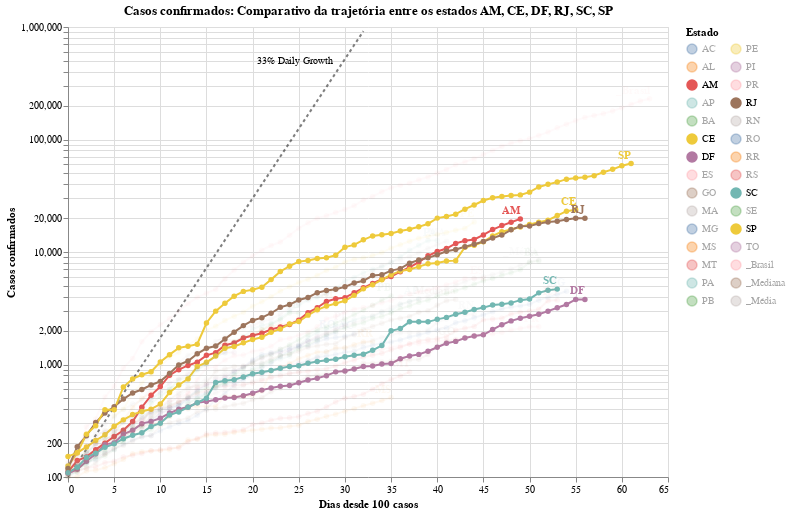

Notebook cell for this chart:
### Code cell
#hide_input
preselected_items = ['AM','CE','DF','RJ','SC','SP']
max_date = dff2[DATE_COLUMN].max()
color_domain = list(dff2[STATE_COLUMN].unique())
y_domain_max = pow(10, math.ceil(math.log10(dff[CONFIRMED_CASES].max())))
ref_max_day = math.ceil(math.log(y_domain_max / SINCE_CASES_NUM, 1.33))

def make_since_chart(highlight_items=[], preselected_items=preselected_items):
    selection = alt.selection_multi(fields=[STATE_COLUMN], bind='legend', 
                                    init=[{STATE_COLUMN: x} for x in highlight_items + preselected_items])

    base = alt.Chart(dff2, width=CHART_WIDTH, height=CHART_HEIGHT).encode(
        x=DAYS_SINCE_100_CASES+':Q',
        y=alt.Y(CONFIRMED_CASES+':Q', scale=alt.Scale(type='log')),
        color=alt.Color(STATE_COLUMN+':N', scale=alt.Scale(domain=color_domain), legend=alt.Legend(columns=math.ceil(len(color_domain)/26), symbolLimit=len(color_domain))),
        tooltip=list(dff2),
        opacity=alt.condition(selection, alt.value(1), alt.value(0.05))
    )
    max_day = dff2[DAYS_SINCE_100_CASES].max()
    ref = pd.DataFrame([[x, 100*1.33**x] for x in range(ref_max_day)], columns=[DAYS_SINCE_100_CASES, CONFIRMED_CASES])
    base_ref = alt.Chart(ref).encode(x=DAYS_SINCE_100_CASES+':Q', y=CONFIRMED_CASES+':Q')
    return (
        base_ref.mark_line(color='black', opacity=.5, strokeDash=[3,3]) +
        base_ref.transform_filter(
            alt.datum[DAYS_SINCE_100_CASES] >= ref_max_day - 1
        ).mark_text(dx=-30, dy=30, align='right', fontSize=10, text='33% Daily Growth') +
        base.mark_line(point=True).add_selection(selection) + 
        base.transform_filter(
            alt.datum[DATE_COLUMN] >= int(max_date.timestamp() * 1000)
        ).mark_text(dy=-8, align='right', fontWeight='bold').encode(text=STATE_COLUMN+':N')
    ).properties(
        title=f" {CONFIRMED_CASES+': '+COMPARE_TRAJECTORY_WITH+' '+', '.join(preselected_items)}"
    )
chart = make_since_chart()
chart

### Figure 1 — Vega-Lite specification as saved in the notebook (floating-point values rounded to 4 significant figures; data arrays with more than 128 entries replaced by an {"elided": "..."} marker saying what was removed)
{"config": {"view": {"continuousWidth": 400, "continuousHeight": 300}}, "layer": [{"mark": {"type": "line", "color": "black", "opacity": 0.5, "strokeDash": [3, 3]}, "encoding": {"x": {"type": "quantitative", "field": "Dias desde 100 casos"}, "y": {"type": "quantitative", "field": "Casos confirmados"}}}, {"mark": {"type": "text", "align": "right", "dx": -30, "dy": 30, "fontSize": 10, "text": "33% Daily Growth"}, "encoding": {"x": {"type": "quantitative", "field": "Dias desde 100 casos"}, "y": {"type": "quantitative", "field": "Casos confirmados"}}, "transform": [{"filter": "(datum['Dias desde 100 casos'] >= 32)"}]}, {"data": {"name": "data-d5dcee23cd51b44364b6da35ace9b220"}, "mark": {"type": "line", "point": true}, "encoding": {"color": {"type": "nominal", "field": "Estado", "legend": {"columns": 2, "symbolLimit": 30}, "scale": {"domain": ["AC", "AL", "AM", "AP", "BA", "CE", "DF", "ES", "GO", "MA", "MG", "MS", "MT", "PA", "PB", "PE", "PI", "PR", "RJ", "RN", "RO", "RR", "RS", "SC", "SE", "SP", "TO", "_Brasil", "_Mediana", "_Média"]}}, "opacity": {"condition": {"value": 1, "selection": "selector001"}, "value": 0.05}, "tooltip": [{"type": "nominal", "field": "Estado"}, {"type": "temporal", "field": "Data"}, {"type": "quantitative", "field": "Casos confirmados"}, {"type": "quantitative", "field": "Dias desde 100 casos"}], "x": {"type": "quantitative", "field": "Dias desde 100 casos"}, "y": {"type": "quantitative", "field": "Casos confirmados", "scale": {"type": "log"}}}, "height": 450, "selection": {"selector001": {"type": "multi", "fields": ["Estado"], "bind": "legend", "init": [{"Estado": "AM"}, {"Estado": "CE"}, {"Estado": "DF"}, {"Estado": "RJ"}, {"Estado": "SC"}, {"Estado": "SP"}]}}, "width": 600}, {"data": {"name": "data-d5dcee23cd51b44364b6da35ace9b220"}, "mark": {"type": "text", "align": "right", "dy": -8, "fontWeight": "bold"}, "encoding": {"color": {"type": "nominal", "field": "Estado", "legend": {"columns": 2, "symbolLimit": 30}, "scale": {"domain": ["AC", "AL", "AM", "AP", "BA", "CE", "DF", "ES", "GO", "MA", "MG", "MS", "MT", "PA", "PB", "PE", "PI", "PR", "RJ", "RN", "RO", "RR", "RS", "SC", "SE", "SP", "TO", "_Brasil", "_Mediana", "_Média"]}}, "opacity": {"condition": {"value": 1, "selection": "selector001"}, "value": 0.05}, "text": {"type": "nominal", "field": "Estado"}, "tooltip": [{"type": "nominal", "field": "Estado"}, {"type": "temporal", "field": "Data"}, {"type": "quantitative", "field": "Casos confirmados"}, {"type": "quantitative", "field": "Dias desde 100 casos"}], "x": {"type": "quantitative", "field": "Dias desde 100 casos"}, "y": {"type": "quantitative", "field": "Casos confirmados", "scale": {"type": "log"}}}, "height": 450, "transform": [{"filter": "(datum['Data'] >= 1589587200000)"}], "width": 600}], "data": {"name": "data-1733fb39da0aa63389795caa84ec769c"}, "title": " Casos confirmados: Comparativo da trajetória entre os estados AM, CE, DF, RJ, SC, SP", "$schema": "https://vega.github.io/schema/vega-lite/v4.8.1.json", "datasets": {"data-1733fb39da0aa63389795caa84ec769c": [{"Dias desde 100 casos": 0, "Casos confirmados": 100.0}, {"Dias desde 100 casos": 1, "Casos confirmados": 133.0}, {"Dias desde 100 casos": 2, "Casos confirmados": 176.9}, {"Dias desde 100 casos": 3, "Casos confirmados": 235.3}, {"Dias desde 100 casos": 4, "Casos confirmados": 312.9}, {"Dias desde 100 casos": 5, "Casos confirmados": 416.2}, {"Dias desde 100 casos": 6, "Casos confirmados": 553.5}, {"Dias desde 100 casos": 7, "Casos confirmados": 736.1}, {"Dias desde 100 casos": 8, "Casos confirmados": 979.1}, {"Dias desde 100 casos": 9, "Casos confirmados": 1302.0}, {"Dias desde 100 casos": 10, "Casos confirmados": 1732.0}, {"Dias desde 100 casos": 11, "Casos confirmados": 2303.0}, {"Dias desde 100 casos": 12, "Casos confirmados": 3064.0}, {"Dias desde 100 casos": 13, "Casos confirmados": 4074.0}, {"Dias desde 100 casos": 14, "Casos confirmados": 5419.0}, {"Dias desde 100 casos": 15, "Casos confirmados": 7207.0}, {"Dias desde 100 casos": 16, "Casos confirmados": 9586.0}, {"Dias desde 100 casos": 17, "Casos confirmados": 12750.0}, {"Dias desde 100 casos": 18, "Casos confirmados": 16960.0}, {"Dias desde 100 casos": 19, "Casos confirmados": 22550.0}, {"Dias desde 100 casos": 20, "Casos confirmados": 29990.0}, {"Dias desde 100 casos": 21, "Casos confirmados": 39890.0}, {"Dias desde 100 casos": 22, "Casos confirmados": 53060.0}, {"Dias desde 100 casos": 23, "Casos confirmados": 70560.0}, {"Dias desde 100 casos": 24, "Casos confirmados": 93850.0}, {"Dias desde 100 casos": 25, "Casos confirmados": 124800.0}, {"Dias desde 100 casos": 26, "Casos confirmados": 166000.0}, {"Dias desde 100 casos": 27, "Casos confirmados": 220800.0}, {"Dias desde 100 casos": 28, "Casos confirmados": 293700.0}, {"Dias desde 100 casos": 29, "Casos confirmados": 390600.0}, {"Dias desde 100 casos": 30, "Casos confirmados": 519500.0}, {"Dias desde 100 casos": 31, "Casos confirmados": 690900.0}, {"Dias desde 100 casos": 32, "Casos confirmados": 918900.0}], "data-d5dcee23cd51b44364b6da35ace9b220": {"elided": "1321 records"}}}
